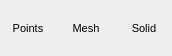
<?xml version="1.0" encoding="UTF-8"?>
<ui version="4.0">
 <class>GridStylePopup</class>
 <widget class="QWidget" name="GridStylePopup">
  <property name="geometry">
   <rect>
    <x>0</x>
    <y>0</y>
    <width>172</width>
    <height>56</height>
   </rect>
  </property>
  <property name="sizePolicy">
   <sizepolicy hsizetype="Minimum" vsizetype="Minimum">
    <horstretch>0</horstretch>
    <verstretch>0</verstretch>
   </sizepolicy>
  </property>
  <property name="font">
   <font>
    <pointsize>8</pointsize>
   </font>
  </property>
  <property name="windowTitle">
   <string>Grid Style Popup</string>
  </property>
  <layout class="QHBoxLayout" name="horizontalLayout">
   <property name="spacing">
    <number>2</number>
   </property>
   <property name="margin">
    <number>0</number>
   </property>
   <item>
    <widget class="QToolButton" name="PointsButton">
     <property name="minimumSize">
      <size>
       <width>56</width>
       <height>56</height>
      </size>
     </property>
     <property name="maximumSize">
      <size>
       <width>56</width>
       <height>56</height>
      </size>
     </property>
     <property name="toolTip">
      <string>Set grow geometry to linear</string>
     </property>
     <property name="text">
      <string>Points</string>
     </property>
     <property name="icon">
      <iconset resource="icons.qrc">
       <normaloff>:/gridstyle/icons/gridstyle_points.png</normaloff>:/gridstyle/icons/gridstyle_points.png</iconset>
     </property>
     <property name="iconSize">
      <size>
       <width>30</width>
       <height>30</height>
      </size>
     </property>
     <property name="checkable">
      <bool>true</bool>
     </property>
     <property name="autoExclusive">
      <bool>true</bool>
     </property>
     <property name="toolButtonStyle">
      <enum>Qt::ToolButtonTextUnderIcon</enum>
     </property>
     <property name="autoRaise">
      <bool>true</bool>
     </property>
    </widget>
   </item>
   <item>
    <widget class="QToolButton" name="MeshButton">
     <property name="minimumSize">
      <size>
       <width>56</width>
       <height>56</height>
      </size>
     </property>
     <property name="maximumSize">
      <size>
       <width>56</width>
       <height>56</height>
      </size>
     </property>
     <property name="toolTip">
      <string>Set grow geometry to T-shape</string>
     </property>
     <property name="text">
      <string>Mesh</string>
     </property>
     <property name="icon">
      <iconset resource="icons.qrc">
       <normaloff>:/gridstyle/icons/gridstyle_mesh.png</normaloff>:/gridstyle/icons/gridstyle_mesh.png</iconset>
     </property>
     <property name="iconSize">
      <size>
       <width>30</width>
       <height>30</height>
      </size>
     </property>
     <property name="checkable">
      <bool>true</bool>
     </property>
     <property name="autoExclusive">
      <bool>true</bool>
     </property>
     <property name="toolButtonStyle">
      <enum>Qt::ToolButtonTextUnderIcon</enum>
     </property>
     <property name="autoRaise">
      <bool>true</bool>
     </property>
    </widget>
   </item>
   <item>
    <widget class="QToolButton" name="SolidButton">
     <property name="minimumSize">
      <size>
       <width>56</width>
       <height>56</height>
      </size>
     </property>
     <property name="maximumSize">
      <size>
       <width>56</width>
       <height>56</height>
      </size>
     </property>
     <property name="toolTip">
      <string>Set grow geometry to trigonal planar</string>
     </property>
     <property name="text">
      <string>Solid</string>
     </property>
     <property name="icon">
      <iconset resource="icons.qrc">
       <normaloff>:/gridstyle/icons/gridstyle_solid.png</normaloff>:/gridstyle/icons/gridstyle_solid.png</iconset>
     </property>
     <property name="iconSize">
      <size>
       <width>30</width>
       <height>30</height>
      </size>
     </property>
     <property name="checkable">
      <bool>true</bool>
     </property>
     <property name="autoExclusive">
      <bool>true</bool>
     </property>
     <property name="toolButtonStyle">
      <enum>Qt::ToolButtonTextUnderIcon</enum>
     </property>
     <property name="autoRaise">
      <bool>true</bool>
     </property>
    </widget>
   </item>
  </layout>
 </widget>
 <resources>
  <include location="icons.qrc"/>
 </resources>
 <connections/>
</ui>
